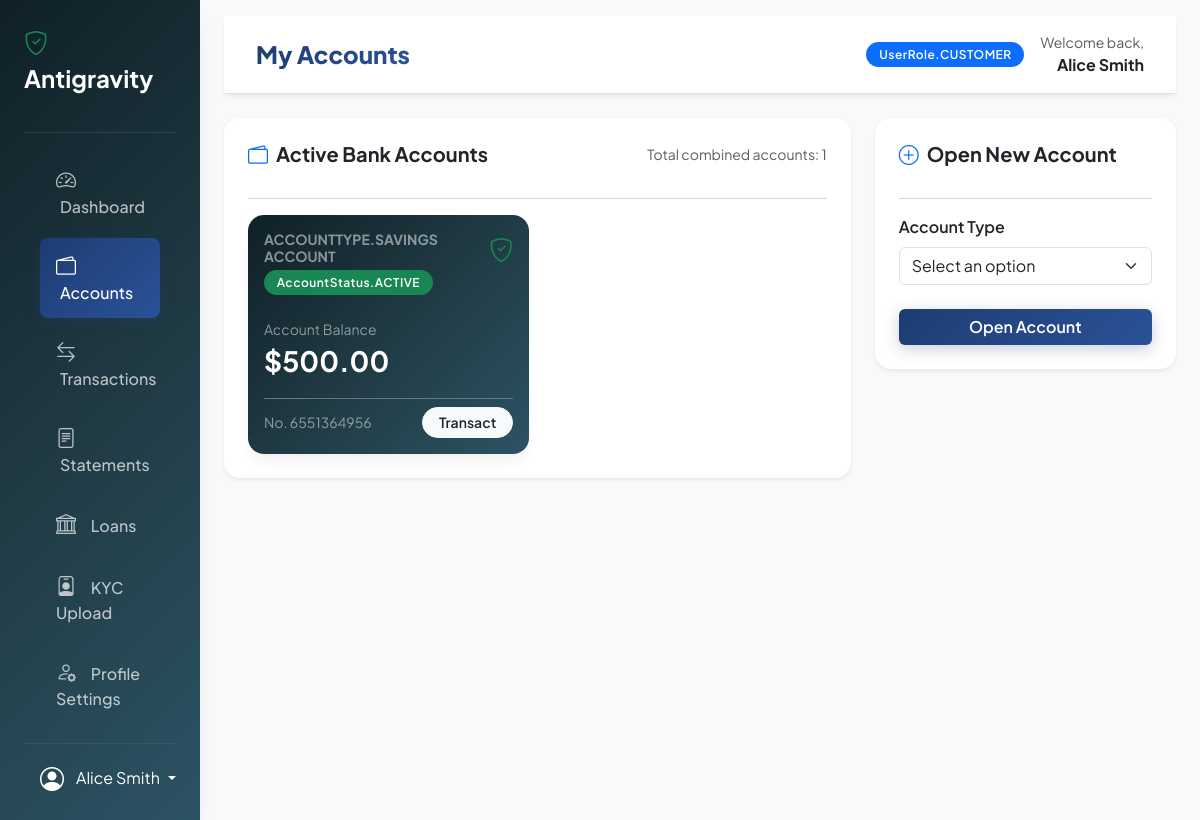
Page /accounts (signed in) on the committed database.
### app/models/user.py (models this page shows)
class User(Base):
    __tablename__ = "users"
    id = Column(Integer, primary_key=True, index=True)
    full_name = Column(String, nullable=False)
    email = Column(String, unique=True, index=True, nullable=False)
    mobile_number = Column(String, nullable=True)
    hashed_password = Column(String, nullable=False)
    address = Column(String, nullable=True)
    role = Column(Enum(UserRole), default=UserRole.CUSTOMER, nullable=False)
    kyc_status = Column(Enum(KYCStatus), default=KYCStatus.DRAFT, nullable=False)
    kyc_comments = Column(String, nullable=True)
    is_active = Column(Boolean, default=True, nullable=False)
    created_at = Column(DateTime(timezone=True), server_default=func.now())
    updated_at = Column(DateTime(timezone=True), server_default=func.now(), onupdate=func.now())
    kyc_documents = relationship("KYCDocument", back_populates="user", cascade="all, delete-orphan")
    accounts = relationship("Account", back_populates="user", cascade="all, delete-orphan")
    loans = relationship("Loan", back_populates="user", cascade="all, delete-orphan")

### app/models/account.py (models this page shows)
class Account(Base):
    __tablename__ = "accounts"
    id = Column(Integer, primary_key=True, index=True)
    user_id = Column(Integer, ForeignKey("users.id", ondelete="CASCADE"), nullable=False)
    account_number = Column(String, unique=True, index=True, nullable=False)
    account_type = Column(Enum(AccountType), nullable=False)
    balance = Column(Numeric(precision=15, scale=2), default=0.00, nullable=False)
    status = Column(Enum(AccountStatus), default=AccountStatus.ACTIVE, nullable=False)
    created_at = Column(DateTime(timezone=True), server_default=func.now())
    updated_at = Column(DateTime(timezone=True), server_default=func.now(), onupdate=func.now())
    user = relationship("User", back_populates="accounts")

### app/accounts/router.py (the view)
@router.get("/accounts", response_class=HTMLResponse)
def get_accounts_page(
    request: Request,
    current_user: User = Depends(get_current_user_page),
    db: Session = Depends(get_db)
):
    accounts = account_service.get_user_accounts(db, current_user.id)
    return templates.TemplateResponse(
        request,
        "customer/accounts.html",
        {"user": current_user, "accounts": accounts}
    )

### templates/customer/accounts.html (shortened to what this page needs)
{% extends "layouts/base.html" %}
{% block header_title %}My Accounts{% endblock %}
{% block content %}
<div class="row g-4 mb-4">
    <div class="col-md-8">
        <div class="card border-0 shadow-sm rounded-4 p-4">
            <div class="d-flex justify-content-between align-items-center mb-3">
                <h5 class="fw-bold m-0"><i class="bi bi-wallet2 text-primary me-2"></i>Active Bank Accounts</h5>
                <span class="text-muted small">Total combined accounts: {{ accounts|length }}</span>
            </div>
            <hr class="text-muted">
            {% if accounts %}
            <div class="row g-3">
                {% for acc in accounts %}
                <div class="col-md-6">
                    <div class="card bank-card p-3 {% if acc.status == 'FROZEN' %}warning{% elif acc.status == 'CLOSED' %}danger{% else %}dark{% endif %}">
                        <div class="d-flex justify-content-between align-items-start mb-2">
                            <div>
                                <h6 class="fw-bold mb-1 text-uppercase small text-white-50">{{ acc.account_type }} ACCOUNT</h6>
                                <span class="badge {% if acc.status == 'ACTIVE' %}bg-success{% elif acc.status == 'FROZEN' %}bg-warning text-dark{% else %}bg-danger{% endif %} badge-premium small">
                                    {{ acc.status }}
                                </span>
                            </div>
                            <span class="fs-4"><i class="bi bi-shield-check {% if acc.status == 'ACTIVE' %}text-success{% else %}text-muted{% endif %}"></i></span>
                        </div>
                        <div class="my-3">
                            <span class="text-white-50 small d-block">Account Balance</span>
                            <span class="fs-3 fw-bold">${{ "%.2f"|format(acc.balance) }}</span>
                        </div>
                        <div class="d-flex justify-content-between align-items-center pt-2 border-top border-secondary">
                            <small class="text-white-50">No. {{ acc.account_number }}</small>
                            <a href="/transactions?account_id={{ acc.id }}" class="btn btn-sm btn-light rounded-pill px-3 py-1 fw-semibold text-dark">
                                Transact
                            </a>
                        </div>
                    </div>
                </div>
                {% endfor %}
            </div>
            {% endif %}
        </div>
    </div>
    <div class="col-md-4">
        <div class="card border-0 shadow-sm rounded-4 p-4">
            <h5 class="fw-bold mb-3"><i class="bi bi-plus-circle text-primary me-2"></i>Open New Account</h5>
            <hr class="text-muted">
            {% if user.kyc_status == 'APPROVED' %}
            <form action="/accounts/create" method="POST" class="needs-validation" novalidate>
                <div class="mb-4">
                    <label for="account_type" class="form-label fw-semibold">Account Type</label>
                    <select class="form-select" id="account_type" name="account_type" required>
                        <option value="" disabled selected>Select an option</option>
                    </select>
                </div>
                <button type="submit" class="btn btn-primary-grad w-100 py-2.5">
                    Open Account
                </button>
            </form>
            {% endif %}
        </div>
    </div>
</div>
{% endblock %}

### templates/layouts/base.html (shortened to what this page needs)
<!DOCTYPE html>
<html lang="en">
<head>
    <link href="https://cdn.jsdelivr.net/npm/bootstrap@5.3.0/dist/css/bootstrap.min.css" rel="stylesheet">
    <link href="https://cdn.jsdelivr.net/npm/bootstrap-icons@1.10.0/font/bootstrap-icons.css" rel="stylesheet">
    <link href="/static/css/custom.css" rel="stylesheet">
</head>
<body class="bg-light">
    <div class="container-fluid p-0">
        <div class="row g-0">
            <div class="col-auto col-md-3 col-xl-2 px-sm-2 px-0 sidebar d-flex flex-column align-items-stretch">
                <div class="d-flex flex-column align-items-center align-items-sm-start px-3 pt-4 text-white min-vh-100 w-100">
                    <a href="/" class="d-flex align-items-center pb-3 mb-md-1 me-md-auto text-white text-decoration-none">
                        <span class="fs-4 fw-bold"><i class="bi bi-shield-check text-success me-2"></i>Antigravity</span>
                    </a>
                    <hr class="w-100 text-secondary">
                    <ul class="nav nav-pills flex-column mb-auto align-items-center align-items-sm-start w-100" id="menu">
                        {% if user.role == "CUSTOMER" %}
                        <li class="w-100">
                            <a href="/dashboard" class="nav-link align-middle px-3 {% if request.url.path == '/dashboard' %}active{% endif %}">
                                <i class="fs-5 bi-speedometer2 me-2"></i> <span class="ms-1 d-none d-sm-inline">Dashboard</span>
                            </a>
                        </li>
                        <li class="w-100">
                            <a href="/accounts" class="nav-link align-middle px-3 {% if request.url.path == '/accounts' %}active{% endif %}">
                                <i class="fs-5 bi-wallet2 me-2"></i> <span class="ms-1 d-none d-sm-inline">Accounts</span>
                            </a>
                        </li>
                        <li class="w-100">
                            <a href="/transactions" class="nav-link align-middle px-3 {% if request.url.path == '/transactions' %}active{% endif %}">
                                <i class="fs-5 bi-arrow-left-right me-2"></i> <span class="ms-1 d-none d-sm-inline">Transactions</span>
                            </a>
                        </li>
                        <li class="w-100">
                            <a href="/statements" class="nav-link align-middle px-3 {% if request.url.path == '/statements' %}active{% endif %}">
                                <i class="fs-5 bi-file-text me-2"></i> <span class="ms-1 d-none d-sm-inline">Statements</span>
                            </a>
                        </li>
                        <li class="w-100">
                            <a href="/loans" class="nav-link align-middle px-3 {% if request.url.path == '/loans' %}active{% endif %}">
                                <i class="fs-5 bi-bank me-2"></i> <span class="ms-1 d-none d-sm-inline">Loans</span>
                            </a>
                        </li>
                        <li class="w-100">
                            <a href="/kyc" class="nav-link align-middle px-3 {% if request.url.path == '/kyc' %}active{% endif %}">
                                <i class="fs-5 bi-person-badge me-2"></i> <span class="ms-1 d-none d-sm-inline">KYC Upload</span>
                            </a>
                        </li>
                        <li class="w-100">
                            <a href="/profile" class="nav-link align-middle px-3 {% if request.url.path == '/profile' %}active{% endif %}">
                                <i class="fs-5 bi-person-gear me-2"></i> <span class="ms-1 d-none d-sm-inline">Profile Settings</span>
                            </a>
                        </li>
                        {% endif %}
                    </ul>
                    <hr class="w-100 text-secondary">
                    <div class="dropdown pb-4 w-100 px-3">
                        <a href="#" class="d-flex align-items-center text-white text-decoration-none dropdown-toggle" id="dropdownUser1" data-bs-toggle="dropdown" aria-expanded="false">
                            <i class="bi bi-person-circle fs-4 me-2"></i>
                            <span class="d-none d-sm-inline mx-1">{{ user.full_name }}</span>
                        </a>
                    </div>
                </div>
            </div>
            <div class="col py-3 px-md-4" style="max-height: 100vh; overflow-y: auto;">
                <header class="navbar-top d-flex justify-content-between align-items-center border-bottom mb-4">
                    <h1 class="h4 m-0 brand-title">
                        {% block header_title %}Overview{% endblock %}
                    </h1>
                    <div class="d-flex align-items-center">
                        <span class="badge badge-premium {% if user.role == 'ADMIN' %}bg-danger{% else %}bg-primary{% endif %} me-3">
                            {{ user.role }}
                        </span>
                        <div class="text-end">
                            <small class="text-muted d-block">Welcome back,</small>
                            <strong class="text-dark">{{ user.full_name }}</strong>
                        </div>
                    </div>
                </header>
                {% set flash_success = request.query_params.get('success') %}
                {% set flash_error = request.query_params.get('error') %}
                <main>
                    {% block content %}{% endblock %}
                </main>
            </div>
        </div>
    </div>
</body>
</html>

### static/css/custom.css (style rules this page uses)
:root { --primary-gradient: linear-gradient(135deg, #1e3c72 0%, #2a5298 100%); --accent-gradient: linear-gradient(135deg, #11998e 0%, #38ef7d 100%); --warning-gradient: linear-gradient(135deg, #f12711 0%, #f5af19 100%); --dark-gradient: linear-gradient(135deg, #0f2027 0%, #203a43 50%, #2c5364 100%); --bg-light: #f8f9fa; --bg-card: #ffffff; --font-primary: 'Plus Jakarta Sans', sans-serif; --shadow-sm: 0 4px 6px -1px rgba(0, 0, 0, 0.05), 0 2px 4px -1px rgba(0, 0, 0, 0.03); --shadow-md: 0 10px 15px -3px rgba(0, 0, 0, 0.05), 0 4px 6px -2px rgba(0, 0, 0, 0.02); --shadow-lg: 0 20px 25px -5px rgba(0, 0, 0, 0.07), 0 10px 10px -5px rgba(0, 0, 0, 0.02); }
body { font-family: var(--font-primary); background-color: #f3f4f6; color: #1f2937; overflow-x: hidden; }
.brand-title { background: var(--primary-gradient); -webkit-background-clip: text; -webkit-text-fill-color: transparent; font-weight: 800; }
.sidebar { background: var(--dark-gradient); min-height: 100vh; box-shadow: var(--shadow-lg); z-index: 1000; }
.sidebar .nav-link { color: rgba(255, 255, 255, 0.7); font-weight: 500; padding: 0.8rem 1.5rem; border-radius: 0.5rem; margin: 0.2rem 1rem; transition: all 0.2s ease-in-out; }
.sidebar .nav-link.active { color: #ffffff; background: var(--primary-gradient); box-shadow: 0 4px 14px 0 rgba(30, 60, 114, 0.4); }
.navbar-top { background-color: var(--bg-card); box-shadow: var(--shadow-sm); padding: 1rem 2rem; }
.bank-card { background-color: var(--bg-card); border: none; border-radius: 1rem; box-shadow: var(--shadow-md); transition: all 0.3s cubic-bezier(0.4, 0, 0.2, 1); position: relative; overflow: hidden; }
.bank-card::before { content: ''; position: absolute; top: 0; left: 0; width: 4px; height: 100%; background: var(--primary-gradient); }
.bank-card.dark { background: var(--dark-gradient); color: white; }
.bank-card.dark::before { display: none; }
.btn-primary-grad { background: var(--primary-gradient); border: none; color: white; box-shadow: 0 4px 15px rgba(30, 60, 114, 0.25); transition: all 0.2s; font-weight: 600; }
.badge-premium { padding: 0.4rem 0.8rem; border-radius: 30px; font-weight: 600; font-size: 0.75rem; letter-spacing: 0.5px; }

### rows in the picture
User: full_name "Alice Smith", role "UserRole.CUSTOMER"
Account: account_type "ACCOUNTTYPE.SAVINGS", status "AccountStatus.ACTIVE", balance "500.00", account_number "6551364956"

### other values in the picture
{{ accounts|length }} "1"
